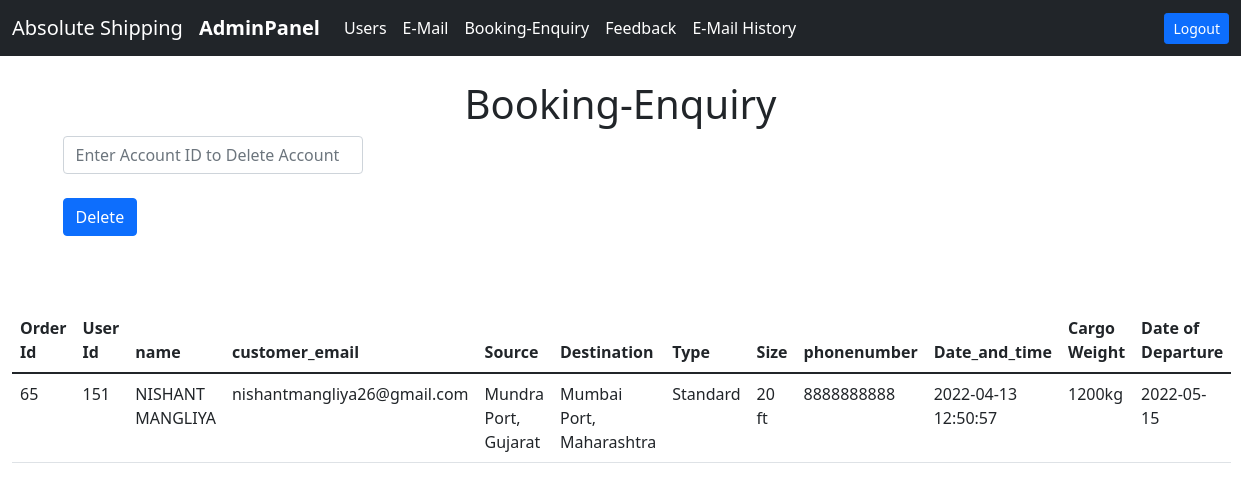
Screenshot of /BOOT/adminpanel/adminpanelbooking.php (signed in) with the database file from the repository.
### tables this page shows
CREATE TABLE `container_table` (
  `source` varchar(200) NOT NULL,
  `destination` varchar(200) NOT NULL,
  `type` varchar(200) NOT NULL,
  `size` varchar(200) NOT NULL,
  `customer_email` varchar(200) NOT NULL,
  `phonenumber` varchar(200) NOT NULL,
  `Date_and_time` varchar(200) NOT NULL,
  `name` varchar(200) NOT NULL,
  `order_id` int(200) NOT NULL,
  `cargo_weight` varchar(200) NOT NULL,
  `DOD` varchar(200) NOT NULL,
  `userid` int(200) DEFAULT NULL
);

### BOOT/adminpanel/adminpanelbooking.php (the view, shortened to what this page needs)
<?php
include("adminpanelheader.php");
?>
<?php include("database_connect_2.php");
$sql3 = "SELECT * FROM container_table";
$resultSet = mysqli_query($conn, $sql3) or die("database error:" . mysqli_error($conn));
?><br>
<head>
</head>
<h1 class="text-center">Booking-Enquiry</h1>
<div class="container">
    <form method="POST" action="" onsubmit="return check()">
        <input class="form-control" type="text" placeholder="Enter Account ID to Delete Account" size="30" maxlength="1000" name="idid" required="" style="width: 300px;"><br>
        <input type="submit" value="Delete" class="btn btn-primary">
    </form>
</div>
<div class="mt-5 container-fluid">
    <table id="editableTable" class="table">
        <thead>
            <tr>
                <th scope="col">Order Id</th>
                <th scope="col">User Id</th>
                <th scope="col">name</th>
                <th scope="col">customer_email</th>
                <th scope="col">Source</th>
                <th scope="col">Destination</th>
                <th scope="col">Type</th>
                <th scope="col">Size</th>
                <th scope="col">phonenumber</th>
                <th scope="col">Date_and_time</th>
                <th scope="col">Cargo Weight</th>
                <th scope="col">Date of Departure</th>
            </tr>
        </thead>
        <tbody>
            <?php while ($developer = mysqli_fetch_assoc($resultSet)) { ?>
                <tr>
                    <td><?php echo $developer['order_id']; ?></td>
                    <td><?php echo $developer['userid']; ?></td>
                    <td><?php echo $developer['name']; ?></td>
                    <td><?php echo $developer['customer_email']; ?></td>
                    <td><?php echo $developer['source']; ?></td>
                    <td><?php echo $developer['destination']; ?></td>
                    <td><?php echo $developer['type']; ?></td>
                    <td><?php echo $developer['size']; ?></td>
                    <td><?php echo $developer['phonenumber']; ?></td>
                    <td><?php echo $developer['Date_and_time']; ?></td>
                    <td><?php echo $developer['cargo_weight']; ?></td>
                    <td><?php echo $developer['DOD']; ?></td>
                </tr>
            <?php } ?>
        </tbody>
    </table>
</div>

### BOOT/adminpanel/adminpanelheader.php (shortened to what this page needs)
<!doctype html>
<html lang="en">
<head>
  <link href="https://cdn.jsdelivr.net/npm/bootstrap@5.1.3/dist/css/bootstrap.min.css" rel="stylesheet">
</head>
<body>
  <nav class="navbar navbar-expand-lg navbar-dark bg-dark">
    <div class="container-fluid">
      <a class="navbar-brand" href="#">Absolute Shipping</a>
      <a class="navbar-brand" href="#" style="font-weight: bold;">AdminPanel</a>
      <div class="collapse navbar-collapse" id="navbarSupportedContent">
        <ul class="navbar-nav me-auto">
          <li class="nav-item">
            <a class="nav-link active" aria-current="page" href="http://localhost/mscit_project/BOOT/adminpanel/adminpaneluser.php">Users</a>
          </li>
          <li class="nav-item">
            <a class="nav-link active" aria-current="page" href="http://localhost/mscit_project/BOOT/adminpanel/adminpanelemail.php">E-Mail</a>
          </li>
          <li class="nav-item">
            <a class="nav-link active" aria-current="page" href="http://localhost/mscit_project/BOOT/adminpanel/adminpanelbooking.php">Booking-Enquiry</a>
          </li>
          <li class="nav-item">
            <a class="nav-link active" aria-current="page" href="http://localhost/mscit_project/BOOT/adminpanel/adminpanelfeedback.php">Feedback</a>
          </li>
          <li class="nav-item">
            <a class="nav-link active" aria-current="page" href="http://localhost/mscit_project/BOOT/adminpanel/adminpanelemailstore.php">E-Mail History</a>
          </li>
        </ul>
        <form class="d-flex">
          <a class="btn btn-primary btn-sm" href="http://localhost/mscit_project/BOOT/adminpanel/index.php" role="button">Logout</a>
        </form>
      </div>
    </div>
  </nav>
</body>
</html>

### rows the page displays
container_table: order_id "65", userid "151", name "NISHANT MANGLIYA", customer_email "nishantmangliya26@gmail.com", source "Mundra Port, Gujarat", destination "Mumbai Port, Maharashtra", type "Standard", size "20 ft", phonenumber "8888888888", Date_and_time "2022-04-13 12:50:57", cargo_weight "1200kg", DOD "2022-05-15"
